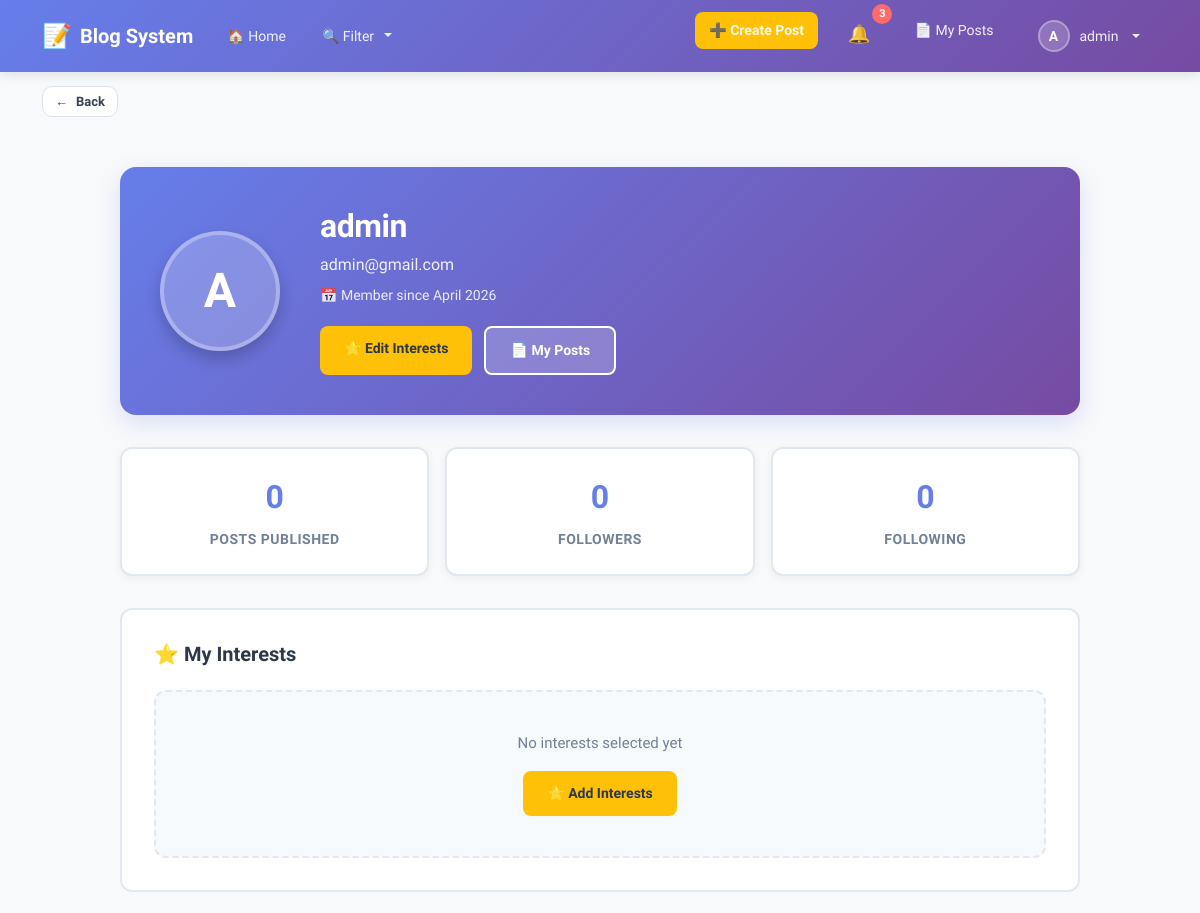
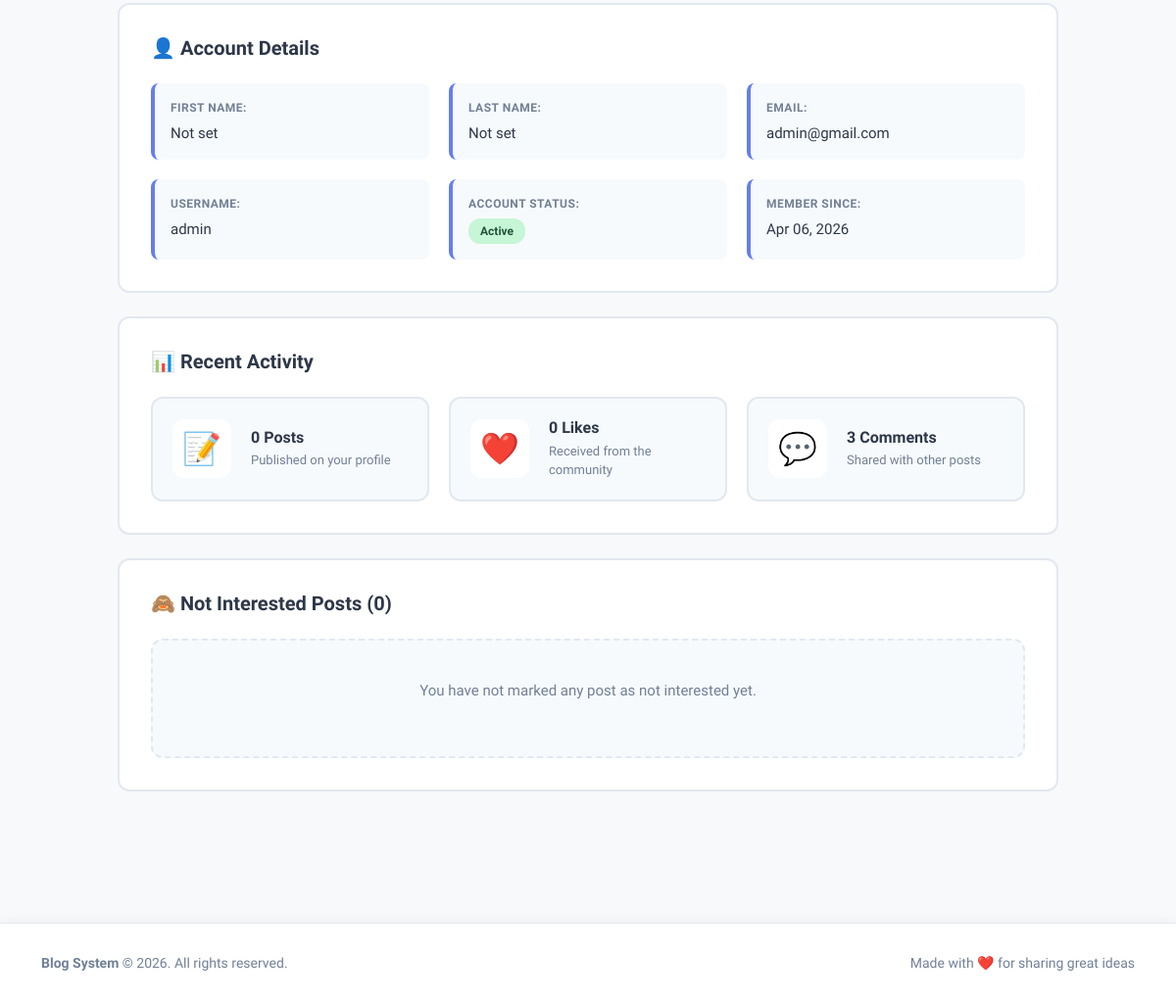
Page /profile/ (signed in) on the earlier database version (2 pictures, top to bottom).
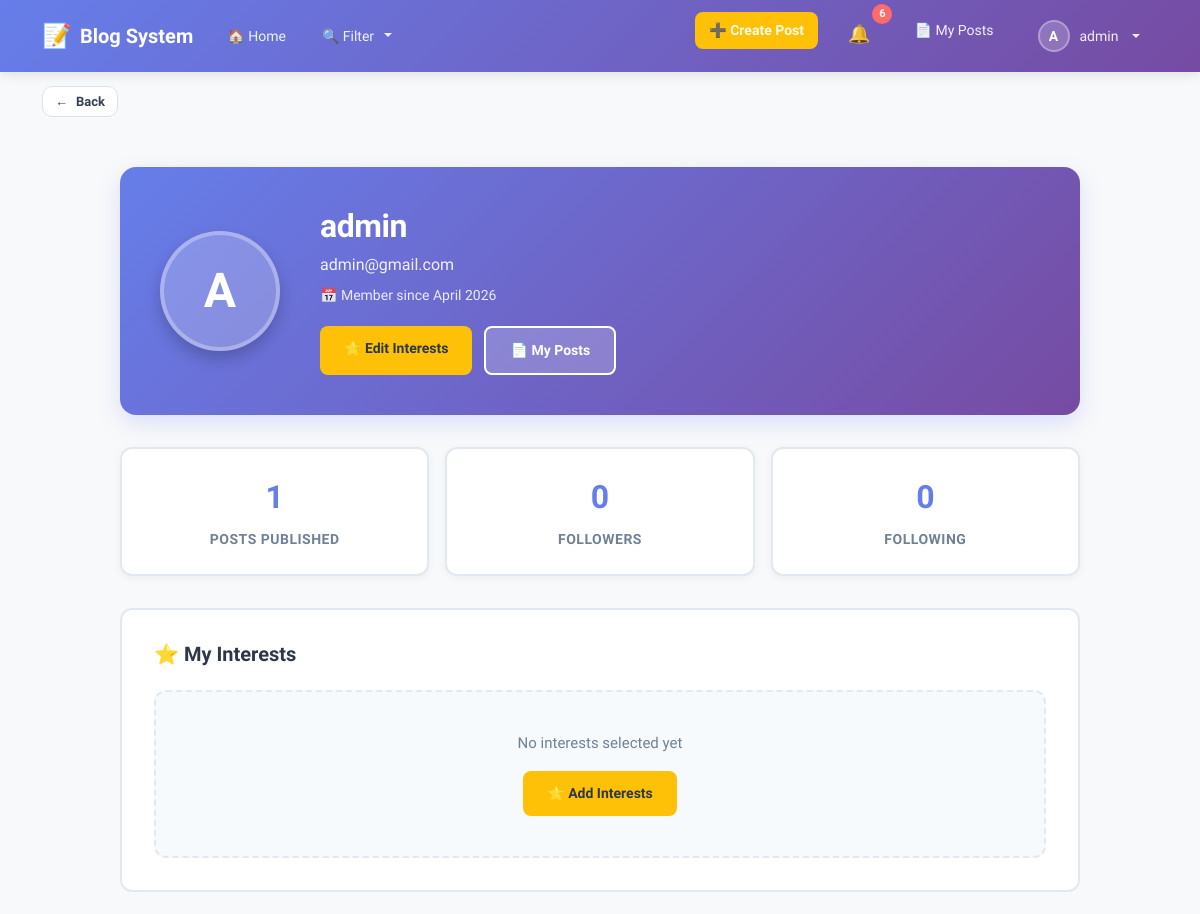
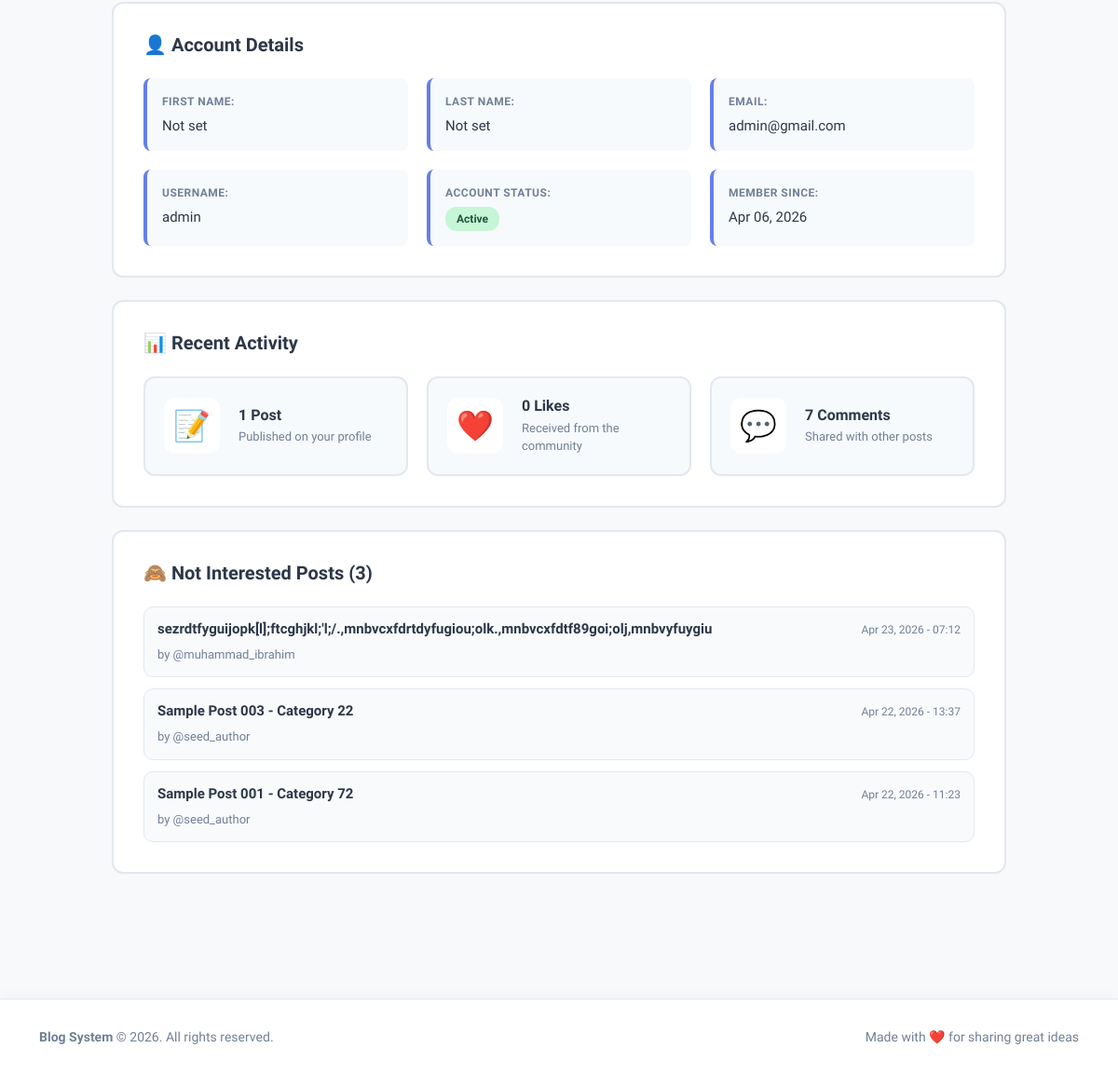
Same page on the later database version (2 pictures, top to bottom).
### blog/models.py (models this page shows, shortened)
class NotInterestedPost(models.Model):
    user = models.ForeignKey(settings.AUTH_USER_MODEL, on_delete=models.CASCADE, related_name="not_interested_entries")
    post = models.ForeignKey(Post, on_delete=models.CASCADE, related_name="not_interested_entries")
    reason = models.TextField(max_length=400)
    created_at = models.DateTimeField(auto_now_add=True)
    class Meta:
        unique_together = ("user", "post")
        ordering = ["-created_at"]

class Post(models.Model):
    title = models.CharField(max_length=200)
    content = RichTextUploadingField()
    author = models.ForeignKey(settings.AUTH_USER_MODEL, on_delete=models.CASCADE)
    created_at = models.DateTimeField(auto_now_add=True)
    updated_at = models.DateTimeField(auto_now=True)
    is_published = models.BooleanField(default=False)
    category = models.ManyToManyField("Category", blank=True)

class CustomUser(AbstractUser):
    email = models.EmailField(unique=True)

### blog/views.py (the view)
# urls.py: path('profile/', my_profile_view, name='profile'),
@login_required
def my_profile_view(request):
    context = build_profile_context(request.user, request.user)
    return render(request, "profile/my_profile.html", context)

### blog/context_processors.py (called while the page is built)
def notifications_badge(request):
    if request.user.is_authenticated:
        unread_count = Notification.objects.filter(user=request.user, is_read=False).count()
    else:
        unread_count = 0
    return {"unread_notifications_count": unread_count}

def navbar_context(request):
    all_categories = Category.objects.all().order_by("name")
    selected_category_ids = []
    if request.GET:
        selected_category_ids = [int(id) for id in request.GET.getlist("categories") if id and id != "all"]
    return {
        "all_categories": all_categories,
        "selected_category_ids": selected_category_ids,
    }

### templates/profile/my_profile.html (shortened to what the changed rows need)
{% extends 'base.html' %}
{% block content %}
<div class="profile-container">
    <div class="profile-header">
        <div class="profile-header-content">
            <div class="profile-info">
                <h1 class="profile-username">{{ user.username }}</h1>
            </div>
        </div>
    </div>
    <div class="profile-stats">
        <a href="{% url 'blog:my_posts' %}" class="stat-card stat-card-link" aria-label="Open my published posts">
            <div class="stat-number">{{ user_posts }}</div>
            <div class="stat-label">Posts Published</div>
        </a>
    </div>
    <div class="profile-section">
        <h2 class="section-title">⭐ My Interests</h2>
    </div>
    <div class="profile-section">
        <h2 class="section-title">👤 Account Details</h2>
    </div>
    <div class="profile-section">
        <h2 class="section-title">📊 Recent Activity</h2>
        <div class="activity-stats">
            <div class="activity-item">
                <div class="activity-content">
                    <h4>{{ user_posts }} Post{{ user_posts|pluralize }}</h4>
                    <p>Published on your profile</p>
                </div>
            </div>
            <div class="activity-item">
                <div class="activity-content">
                    <h4>{{ user_comments }} Comment{{ user_comments|pluralize }}</h4>
                    <p>Shared with other posts</p>
                </div>
            </div>
        </div>
    </div>
    <div class="profile-section">
        <h2 class="section-title">🙈 Not Interested Posts ({{ not_interested_count }})</h2>
        {% if not_interested_entries %}
            <div class="not-interested-list">
                {% for entry in not_interested_entries|slice:":8" %}
                    <article class="not-interested-item">
                        <div class="not-interested-head">
                            <h4>{{ entry.post.title }}</h4>
                            <small>{{ entry.created_at|date:"M d, Y - H:i" }}</small>
                        </div>
                        <p class="not-interested-meta">
                             by @{{ entry.post.author.username }}
                        </p>
                    </article>
                {% endfor %}
            </div>
        {% else %}
            <div class="empty-state">
                <p>You have not marked any post as not interested yet.</p>
            </div>
        {% endif %}
    </div>
</div>
{% endblock %}

### templates/includes/navbar.html (shortened to what this page needs)
<nav class="navbar navbar-expand-lg navbar-light">
    <div class="container">
        <a class="navbar-brand" href="{% url 'blog:home' %}">
            <span class="brand-icon">📝</span>
            <strong>Blog System</strong>
        </a>
        <div class="collapse navbar-collapse" id="navbarContent">
            <ul class="navbar-nav me-auto">
                <li class="nav-item">
                    <a class="nav-link" href="{% url 'blog:home' %}">
                        🏠 Home
                    </a>
                </li>
                <li class="nav-item dropdown">
                    <a class="nav-link dropdown-toggle filter-toggle" href="#" id="filterDropdown" role="button" data-bs-toggle="dropdown" aria-expanded="false">
                        🔍 Filter
                    </a>
                </li>
            </ul>
            <ul class="navbar-nav ms-auto">
                {% if user.is_authenticated %}
                    <li class="nav-item me-2">
                        <a class="nav-link btn-create-post" href="{% url 'blog:create_post' %}">
                            ➕ Create Post
                        </a>
                    </li>
                    <li class="nav-item me-2">
                        <a class="nav-link notifications-link" href="{% url 'blog:notifications_list' %}">
                            <span class="notification-icon">🔔</span>
                            <span class="notification-badge" id="notif-count">{{ unread_notifications_count }}</span>
                        </a>
                    </li>
                    <li class="nav-item me-2">
                        <a class="nav-link" href="{% url 'blog:my_posts' %}">
                            📄 My Posts
                        </a>
                    </li>
                    <li class="nav-item dropdown">
                        <a class="nav-link dropdown-toggle user-dropdown" href="#" id="userDropdown" role="button" data-bs-toggle="dropdown" aria-expanded="false">
                            <span class="user-avatar">{{ user.username|first|upper }}</span>
                            {{ user.username }}
                        </a>
                    </li>
                {% endif %}
            </ul>
        </div>
    </div>
</nav>

Differences in the rows shown:
added NotInterestedPost: post "sezrdtfyguijopk[l];ftcghjkl;'l;/.,mnbvcxfdrtdyfugiou;olk.,mnbvcxfdtf89goi;olj,mnbvyfuygiu", created_at "Apr 23, 2026 - 07:12", post.author.username "muhammad_ibrahim"
added NotInterestedPost: post "Sample Post 003 - Category 22", created_at "Apr 22, 2026 - 13:37", post.author.username "seed_author"
added NotInterestedPost: post "Sample Post 001 - Category 72", created_at "Apr 22, 2026 - 11:23", post.author.username "seed_author"
Other differences:
{{ unread_notifications_count }}: "3" → "6"
{{ user_posts }}: "0" → "1"
{{ user_comments }}: "3" → "7"
{{ not_interested_count }}: "0" → "3"
text no longer shown: "You have not marked any post as not interested yet."
